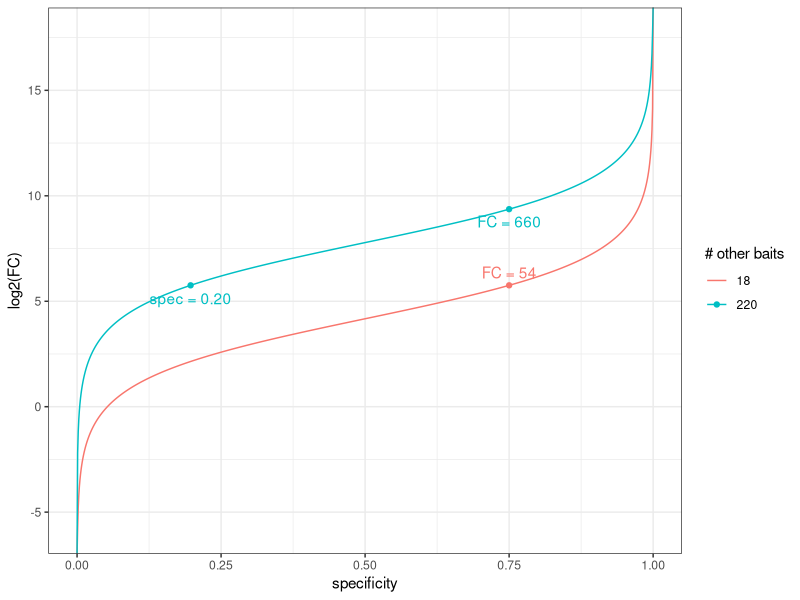

The R script that drew this image:
## ---- chunk 1
knitr::opts_chunk$set(echo = TRUE)
## ---- chunk 2
library (data.table)
library (ggplot2)

foldChangeFromSpec <- function (spec, Nother, Nbait=1){
  spec / (1-spec) * Nother/Nbait
}

specFromFoldChange <- function (foldChange, Nother, Nbait = 1){
  (foldChange * Nbait)/(foldChange * Nbait + Nother)
}

specificity = (0:1000)/1000
dt <- rbindlist (lapply ( c(18,   220), 
                          function(n) data.table (Nother = n, specificity = specificity, FC = foldChangeFromSpec(specificity, n)) ))

hivFC <- dt[specificity == 0.75 & Nother == 18]$FC

dt.fits <- data.table (specificity = specFromFoldChange(hivFC,220))

dt.fits[, Nother := 220]
dt.fits[, FC := foldChangeFromSpec(specificity, Nother)]

ggplot (dt, aes (x = specificity, y = log2(FC), color = as.factor(Nother))) + 
  #geom_hline(yintercept = c(0, log2(hivFC)), size = 0.4, lty = "dotted")+ 
  geom_line() + theme_bw() + 
  scale_color_discrete(name = "# other baits") +
  ggrepel::geom_text_repel (data = dt[specificity == 0.75], aes (label = sprintf ("FC = %s", FC)), show.legend = FALSE, direction = "y") +
  geom_point(data = dt[specificity == 0.75], show.legend = FALSE) +
  geom_point(data = dt.fits) +
  ggrepel::geom_text_repel (data = dt.fits, aes (label = sprintf ("spec = %0.2f", specificity)), show.legend = FALSE, direction  = "y") 

  
  

